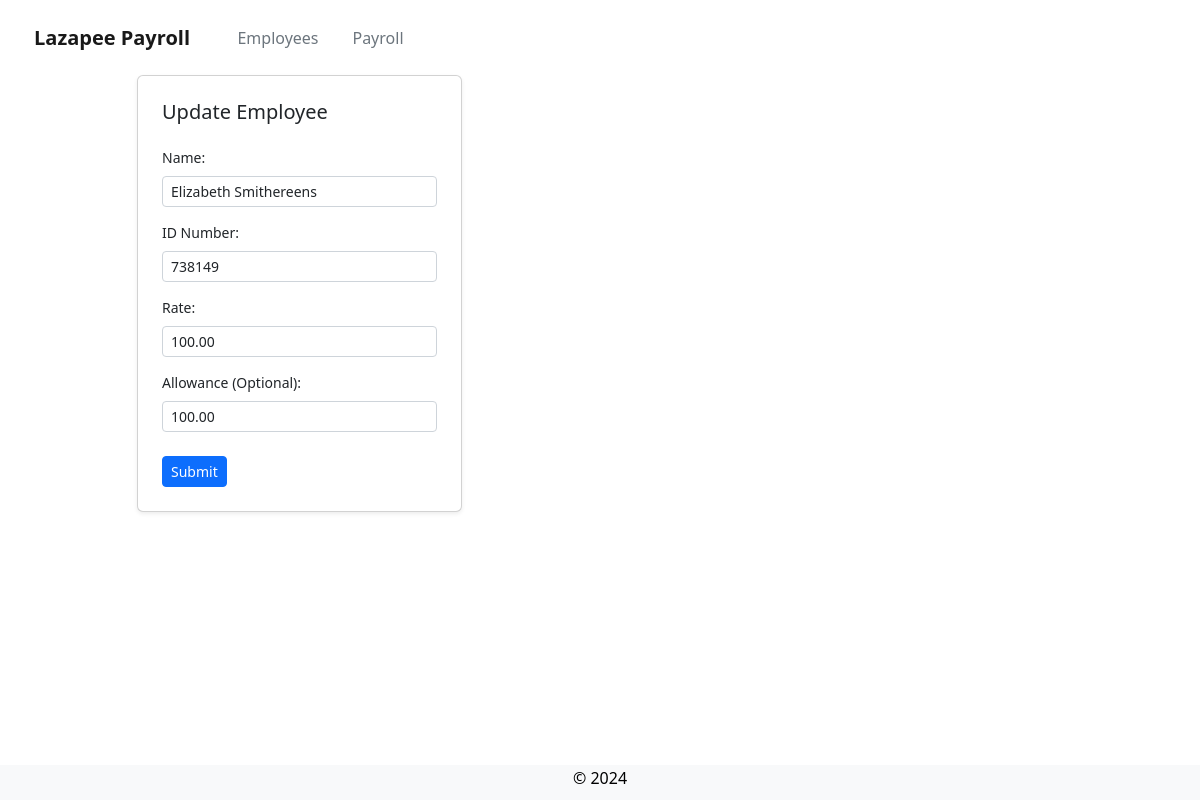
The page /create_employee/644/ on the database its author committed.
### payroll_app/models.py (models this page shows, shortened)
class Employee(models.Model):
    name = models.CharField(max_length=25)
    id_number = models.IntegerField()
    rate = models.FloatField()
    overtime_hours = models.IntegerField(null=True, default=0)
    overtime_pay = models.FloatField(null=True, default=0)
    allowance = models.FloatField(null=True, default=0)

### payroll_app/views.py (the view)
# urls.py: path('create_employee/', views.create_employee, name='create_employee'),
def create_employee(request, pk=None):
    if request.method == "POST":
        name = request.POST.get('name')
        id_number = request.POST.get('id_number')
        rate = request.POST.get('rate')
        allowance = request.POST.get('allowance')
        errors = {}
        if not name or any(i.isdigit() for i in name):
            errors['name'] = 'Name should only contain letters.'
        if not id_number or any(i.isalpha() for i in id_number):
            errors['id_number'] = 'ID should only contain numbers.'
        if not rate or any(i.isalpha() for i in rate):
            errors['rate'] = 'Rate should only contain numbers.'
        if any(i.isalpha() for i in allowance):
            errors['allowance'] = 'Allowance should only contain numbers (if provided).'
        if not errors:
            employees = Employee.objects.filter(id_number=id_number)
            if isinstance(pk, int): # trying to update employee
                if employees.exists():
                    employees.update(name=name, id_number=id_number, rate=rate, allowance=allowance)
                    for employee in employees:
                        employee.save()
                    return JsonResponse({'success': True})
                else:
                    errors['id_number'] = 'Employee does not exist'
            else: # trying to create new employee
                if employees.exists():
                    errors['id_number'] = 'Employee ID already exists'
                else:
                    employees.create(name=name, id_number=id_number, rate=rate, overtime_hours=0, allowance=allowance)
                    return JsonResponse({'success': True})
        return JsonResponse({'success': False, 'errors': errors})
    else:
        if isinstance(pk, int):
            context = {'employee': Employee.objects.get(pk=pk)}
        else:
            context = {}
        return render(request, 'payroll_app/create_employee.html', context)

### payroll_app/templates/payroll_app/create_employee.html (shortened to what this page needs)
{% extends 'payroll_app/base.html' %}
{% load static %}
{% block content %}
<div class="col-4">
    <form class="p-4 card shadow-sm" id="employee-form" method="POST" data-pk="{{ employee.pk }}">
        {% if employee %}
            <h5 class="pt-0"> Update Employee </h5>
        {% else %}
            <h5 class="pt-0"> Create Employee </h5>
        {% endif %}
        <label class="form-label"> Name: </label>
        <input class="form-control form-control-sm" type="text" id="name" value="{{ employee.name }}" required>
        <label class="form-label"> ID Number: </label>
        <input class="form-control form-control-sm" type="text" id="id_number" value="{{ employee.id_number }}" required>
        <label class="form-label"> Rate: </label>
        <input class="form-control form-control-sm" type="text" id="rate" value="{{ employee.rate | floatformat:'2' }}" required>
        <label class="form-label"> Allowance (Optional): </label>
        <input class="form-control form-control-sm" type="text" id="allowance" value="{{ employee.allowance | floatformat:'2' }}">
        <div class="pt-4">
            <button type="submit" class="btn btn-primary btn-sm">Submit</button>
        </div>
    </form>
</div>
{% endblock %}

### payroll_app/templates/payroll_app/create_employee.html (style rules this page uses)
label { font-size: 14px; }
h5 { font-weight: 500; }
form { width: 325px; }
form > * { padding-top: 15px; }

### rows shown on the page
Employee: name "Elizabeth Smithereens", id_number "738149", rate "100.00", allowance "100.00"
